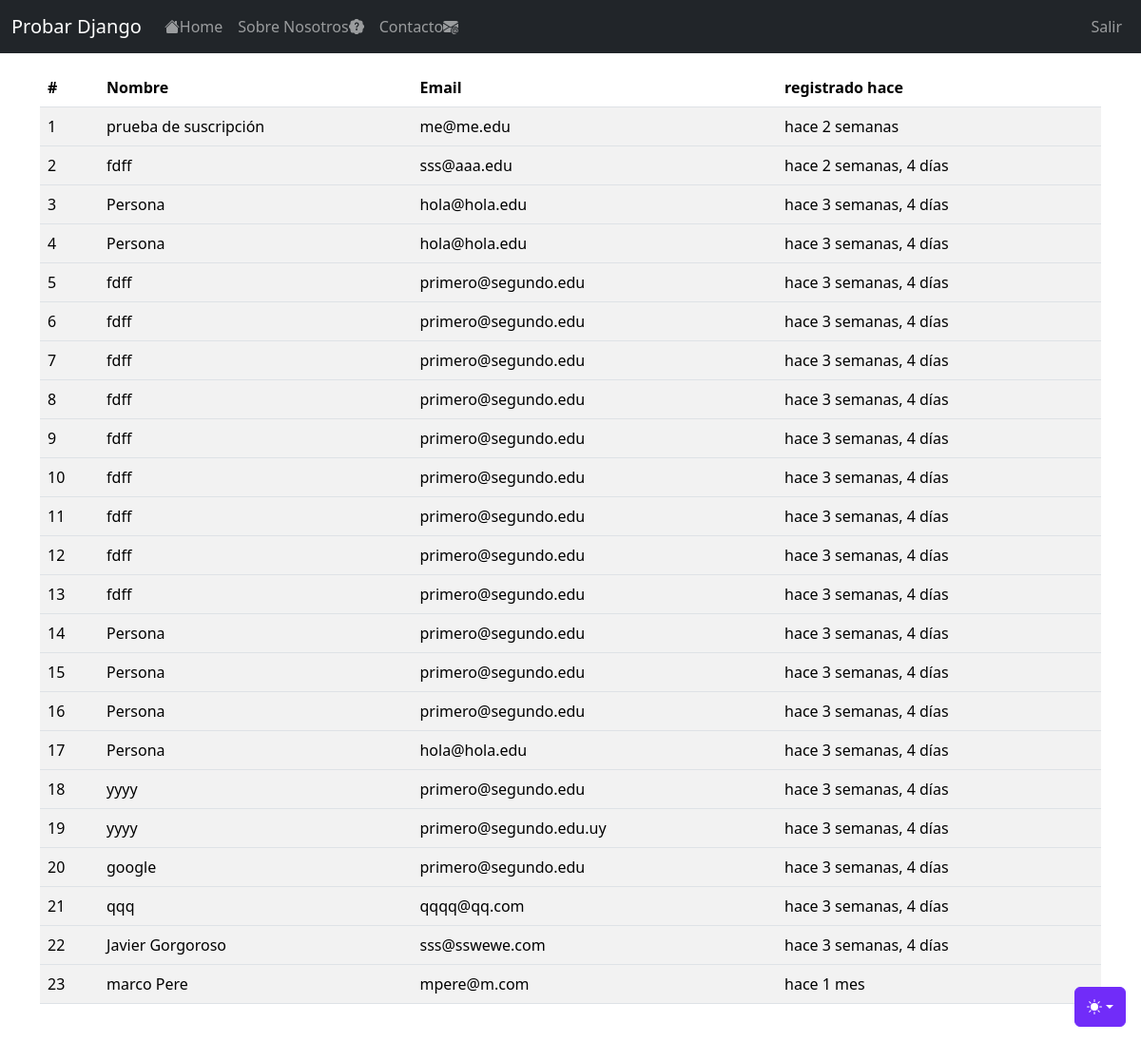
The app's page / (signed in) with its own data.
### boletin/models.py (models this page shows, shortened)
class Registrado(models.Model):
    nombre = models.CharField(max_length=100, blank=True, null=True)
    email = models.EmailField()
    timestamp = models.DateTimeField(auto_now_add=True, auto_now=False)
    def __str__(self) -> str:
        return self.email

### boletin/views.py (the view, shortened to what this page needs)
# urls.py: path('', views.inicio, name='inicio'),
def inicio(request):
    titulo = "Bienvenido"
    encabezado = "Registrarse en la página"
    if request.user.is_authenticated:
        titulo = "Bienvenido %s" %(request.user)
    form = RegModelForm(request.POST or None)
    context = {
        'el_form': form,
        'el_titulo': titulo,
        "encabezado": encabezado
    }
    if request.user.is_authenticated and request.user.is_staff:
        quueryset = Registrado.objects.all().order_by("-timestamp").filter(nombre__icontains= "")
        context ={
            "queryset": quueryset,
        }
    return render(request, "inicio.html", context)

### templates/inicio.html (shortened to what this page needs)
{%extends "base.html"%}
{% load crispy_forms_tags %}
{% load static %}
    {% block bg_body%}
    {% if request.user.is_staff %}
    <table class="table table-striped">
        <thead>
            <tr>
                <th scope="col">#</th>
                <th scope="col">Nombre</th>
                <th scope="col">Email</th>
                <th scope="col">registrado hace</th>
            </tr>
        </thead>
        {% for instance in queryset %}
        <tbody>
            <tr>
                <td>{{forloop.counter}}</td>
                <td>{{instance.nombre}}</td>
                <td>{{instance}}</td>
                <td>hace {{ instance.timestamp|timesince }}</td>
            </tr>
        </tbody>
        {% endfor %}
    </table>
     <br>
    {% endif %}
    {%endblock%}

### templates/base.html (shortened to what this page needs)
<!doctype html>
{% load static %}
<html lang="en" data-bs-theme="auto">
  <head><script src="{% static 'js/color-modes.js' %}"></script>
{% include "head_css.html" %}
  </head>
  <body>
    <div class="dropdown position-fixed bottom-0 end-0 mb-3 me-3 bd-mode-toggle">
      <button class="btn btn-bd-primary py-2 dropdown-toggle d-flex align-items-center"
              id="bd-theme"
              type="button"
              aria-expanded="false"
              data-bs-toggle="dropdown"
              aria-label="Toggle theme (auto)">
        <svg class="bi my-1 theme-icon-active" width="1em" height="1em"><use href="#circle-half"></use></svg>
      </button>
    </div>
{% include "navbar.html" %}
<main class="container">
  {% block bg_body%}
  {% endblock %}
</main>
    </body>
</html>

### templates/head_css.html (shortened to what this page needs)
{% load static %}
<link href="{% static 'css/bootstrap.min.css' %}" rel="stylesheet">
<link href="{% static 'css/navbar-fixed.css' %}" rel="stylesheet">
<link href="{% static 'css/custom.css' %}" rel="stylesheet">
<link rel="stylesheet" href="https://cdn.jsdelivr.net/npm/bootstrap-icons@1.11.1/font/bootstrap-icons.css">

### templates/navbar.html (shortened to what this page needs)
<nav class="navbar navbar-expand-md navbar-dark fixed-top bg-dark">
    <div class="container-fluid">
      <a class="navbar-brand" href="/">Probar Django</a>
      <div class="collapse navbar-collapse" id="navbarCollapse">
        <ul class="navbar-nav me-auto mb-2 mb-md-0">
          <li class="nav-item">
            <a class="nav-link" aria-current="page" href="/">Home</a>
          </li>
          <li class="nav-item">
            <a class="nav-link" href="{% url 'about' %}">
              Sobre Nosotros</a>
          </li>
          <li class="nav-item">
            <a class="nav-link" aria-disabled="False" href="{% url 'contact' %}">
              Contacto</a>
          </li>
        </ul>
        <ul class="navbar-nav justify-content-end">
          {%if request.user.is_authenticated%}
          <li class="nav-item"><a class="nav-link" href="{% url 'auth_logout' %}">Salir</a></li>
          {% else %}
          <li class="nav-item"><a class="nav-link" href="{% url 'registration_register' %}">Registrate</a></li>
          {%endif%}
        </ul>
      </div>
    </div>
  </nav>

### static_pro/static/css/navbar-fixed.css (style rules this page uses)
body { min-height: 750px; padding-top: 4.5rem; }

### static_pro/static/css/custom.css (style rules this page uses)
.nav-link { text-decoration: none; }

### templates/head_css.html (style rules this page uses)
.bi { vertical-align: -.125em; fill: currentColor; }
.btn-bd-primary { --bd-violet-bg: #712cf9; --bd-violet-rgb: 112.520718, 44.062154, 249.437846; --bs-btn-font-weight: 600; --bs-btn-color: var(--bs-white); --bs-btn-bg: var(--bd-violet-bg); --bs-btn-border-color: var(--bd-violet-bg); --bs-btn-hover-color: var(--bs-white); --bs-btn-hover-bg: #6528e0; --bs-btn-hover-border-color: #6528e0; --bs-btn-focus-shadow-rgb: var(--bd-violet-rgb); --bs-btn-active-color: var(--bs-btn-hover-color); --bs-btn-active-bg: #5a23c8; --bs-btn-active-border-color: #5a23c8; }
.bd-mode-toggle { z-index: 1500; }

### records on screen
Registrado: nombre "prueba de suscripción", email "me@me.edu", timestamp "2 semanas"
Registrado: nombre "fdff", email "sss@aaa.edu", timestamp "2 semanas, 4 días"
Registrado: nombre "Persona", email "hola@hola.edu", timestamp "3 semanas, 4 días"
Registrado: nombre "Persona", email "hola@hola.edu", timestamp "3 semanas, 4 días"
Registrado: nombre "fdff", email "primero@segundo.edu", timestamp "3 semanas, 4 días"
Registrado: nombre "fdff", email "primero@segundo.edu", timestamp "3 semanas, 4 días"
Registrado: nombre "fdff", email "primero@segundo.edu", timestamp "3 semanas, 4 días"
Registrado: nombre "fdff", email "primero@segundo.edu", timestamp "3 semanas, 4 días"
Registrado: nombre "fdff", email "primero@segundo.edu", timestamp "3 semanas, 4 días"
Registrado: nombre "fdff", email "primero@segundo.edu", timestamp "3 semanas, 4 días"
Registrado: nombre "fdff", email "primero@segundo.edu", timestamp "3 semanas, 4 días"
Registrado: nombre "fdff", email "primero@segundo.edu", timestamp "3 semanas, 4 días"
Registrado: nombre "fdff", email "primero@segundo.edu", timestamp "3 semanas, 4 días"
Registrado: nombre "Persona", email "primero@segundo.edu", timestamp "3 semanas, 4 días"
Registrado: nombre "Persona", email "primero@segundo.edu", timestamp "3 semanas, 4 días"
Registrado: nombre "Persona", email "primero@segundo.edu", timestamp "3 semanas, 4 días"
Registrado: nombre "Persona", email "hola@hola.edu", timestamp "3 semanas, 4 días"
Registrado: nombre "yyyy", email "primero@segundo.edu", timestamp "3 semanas, 4 días"
Registrado: nombre "yyyy", email "primero@segundo.edu.uy", timestamp "3 semanas, 4 días"
Registrado: nombre "google", email "primero@segundo.edu", timestamp "3 semanas, 4 días"
Registrado: nombre "qqq", email "qqqq@qq.com", timestamp "3 semanas, 4 días"
Registrado: nombre "Javier Gorgoroso", email "sss@sswewe.com", timestamp "3 semanas, 4 días"
Registrado: nombre "marco Pere", email "mpere@m.com", timestamp "1 mes"
